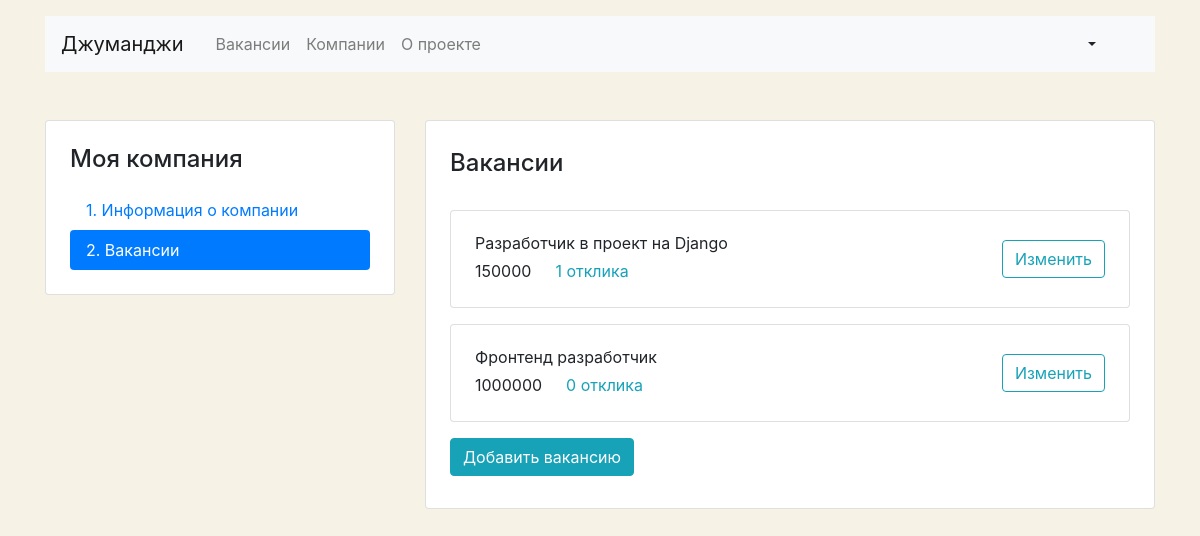
Page /mycompany/vacancies/ (signed in) on the committed database.
### vacancy/models.py (models this page shows, shortened)
class Vacancy(models.Model):
    title = models.CharField(max_length=50)
    skills = models.TextField(blank=True, null=True)
    description = models.TextField()
    salary_min = models.IntegerField()
    salary_max = models.IntegerField()
    published_at = models.DateField()
    specialty = models.ForeignKey(
        Specialty,
        on_delete=models.CASCADE,
        related_name="vacancies")
    company = models.ForeignKey(
        Company,
        on_delete=models.CASCADE,
        related_name="vacancies")

### vacancy/views.py (the view)
class MyCompanyVacancies(View):
    def get(self, request):
        company = Company.objects.filter(owner=request.user).first()
        vacancies = Vacancy.objects.filter(company=company).annotate(
            count=Count('applications'))
        context = {
            'vacancies': vacancies
        }
        return render(request, 'vacancy-list.html', context=context)

### templates/vacancy-list.html (shortened to what this page needs)
{% extends 'base.html' %}
{% block content %}
  <main class="container mt-3 pb-5">
    <div class="row mt-5">
      <div class="col-12 col-lg-4">
        <aside class="pt-3 pb-4 px-4 mb-5 card">
          <h1 class="h4 pt-2 pb-2">Моя компания</h1>
          <div class="nav flex-column nav-pills" id="v-pills-tab" role="tablist" aria-orientation="vertical">
            <a class="nav-link" href="{% url 'mycompany' %}">1. Информация о&nbsp;компании</a>
            <a class="nav-link active" href="{% url 'mycompany_vacancies' %}">2. Вакансии</a>
          </div>
        </aside>
      </div>
      <div class="col-12 col-lg-8">
        <div class="card">
          <div class="card-body px-4 pb-4">
            <section class="tab-pane fade show active">
              <h2 class="h4 pt-2 pb-3">Вакансии</h2>
              {% for vacancy in vacancies %}
              <div class="card mt-3">
                <div class="card-body px-4">
                  <div class="row align-items-center">
                    <div class="col-6 col-lg-8">
                      <p class="mb-1">{{ vacancy.title }}</p>
                      <p class="mb-1">
                        <span class="mr-4">{{ vacancy.salary_max }}</span><a href="#" class="text-info">{{ vacancy.count }} отклика</a>
                      </p>
                    </div>
                    <div class="col-6 col-lg-4 text-right">
                      <a href="{% url 'mycompany_vacancy_detail' id=vacancy.pk %}" class="btn btn-outline-info">Изменить</a>
                    </div>
                  </div>
                </div>
              </div>
              {% endfor %}
            </section>
              <a href="{% url 'mycompany_vacancy_create' %}" class="btn btn-info mb-2 mt-3">Добавить вакансию</a>
          </div>
        </div>
      </div>
    </div>
  </main>
{% endblock %}

### templates/vacancy-list.html (style rules this page uses)
body { background-color: #F6F2E6; }

### rows in the picture
Vacancy: title "Разработчик в проект на Django", salary_max "150000", count "1"
Vacancy: title "Фронтенд разработчик", salary_max "1000000", count "0"
